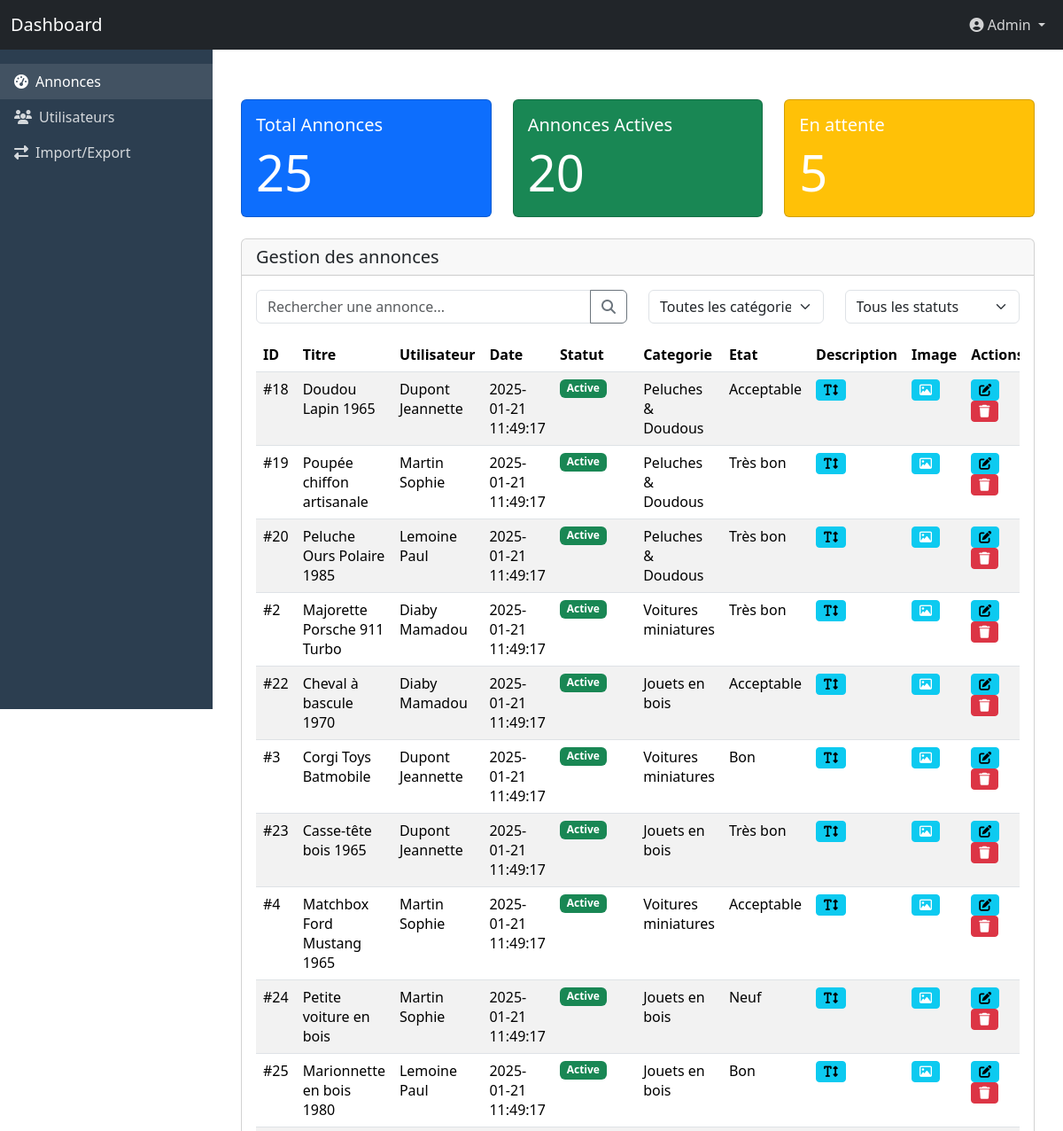
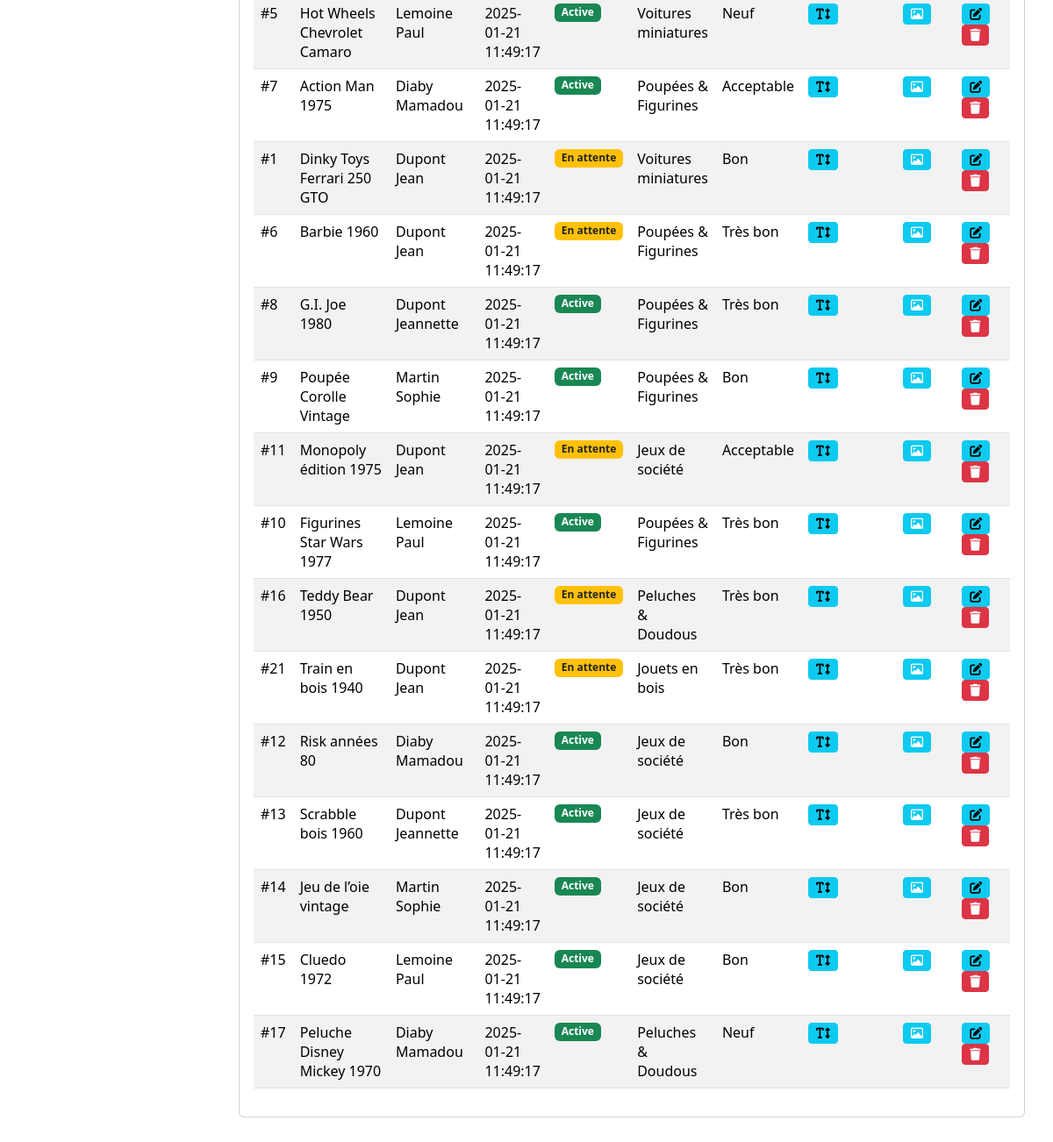
Screenshot of /admin.php (signed in) with the database file from the repository (2 pictures, top to bottom).
### tables this page shows
CREATE TABLE Annonce (
                         id INT AUTO_INCREMENT PRIMARY KEY,
                         titre VARCHAR(125) NOT NULL,
                         description VARCHAR(8000) NOT NULL,
                         categorie_id INT NULL,
                         etat_id INT NULL,
                         statut_id INT NULL DEFAULT 3,
                         date_creation TIMESTAMP DEFAULT CURRENT_TIMESTAMP NOT NULL,
                         date_modification TIMESTAMP NULL DEFAULT NULL,
                         prix DECIMAL(10,2) NOT NULL,
                         image VARCHAR(500) NOT NULL,
                         vendu BOOLEAN NOT NULL DEFAULT 0,
                         utilisateur_id INT NOT NULL,
                         FOREIGN KEY (utilisateur_id) REFERENCES Utilisateur(id) ON DELETE CASCADE,
                         FOREIGN KEY (categorie_id) REFERENCES Categorie(id) ON DELETE SET NULL,
                         FOREIGN KEY (etat_id) REFERENCES Etat(id) ON DELETE SET NULL,
                         FOREIGN KEY (statut_id) REFERENCES Statut(id) ON DELETE SET NULL
);

CREATE TABLE Utilisateur (
                             id INT AUTO_INCREMENT PRIMARY KEY,
                             nom VARCHAR(100) NOT NULL,
                             prenom VARCHAR(100) NOT NULL,
                             adresse VARCHAR(255) NOT NULL,
                             code_postal VARCHAR(10)NOT NULL,
                             ville VARCHAR(100) NOT NULL ,
                             email VARCHAR(255) UNIQUE NOT NULL,
                            statut BOOLEAN NOT NULL DEFAULT 1,
                             role enum('utilisateur','admin') DEFAULT 'utilisateur',
                             mot_de_passe VARCHAR(255) NOT NULL,
                            date_connexion TIMESTAMP DEFAULT  NULL,
                             date_inscription TIMESTAMP DEFAULT CURRENT_TIMESTAMP NOT NULL,
                             site_1 BOOLEAN DEFAULT FALSE,
                             site_2 BOOLEAN DEFAULT FALSE
);

CREATE TABLE Categorie (
                           id INT AUTO_INCREMENT PRIMARY KEY,
                           nom VARCHAR(255) NOT NULL,
                           description TEXT NULL
);

CREATE TABLE Etat (
                      id INT AUTO_INCREMENT PRIMARY KEY,
                      nom VARCHAR(255) NOT NULL
);

### app/models/m_announcement.php (called while the page is built, shortened)
<?php
class Announcement {
    public static function getAll() {
        try{
            $db = Database::getInstance()->getConnection();
            $query = "SELECT A.*, C.nom AS categorie_nom, E.nom AS etat_nom, S.nom AS status_nom, U.nom AS nom, U.prenom AS prenom
                FROM Annonce A,Utilisateur U,Categorie C,Etat E,Statut S
                WHERE 1 AND A.categorie_id = C.id AND A.etat_id = E.id AND A.statut_id = S.id AND A.utilisateur_id = U.id
                ORDER BY date_creation DESC;";
            $stmt = $db->query($query);
            return  $stmt->fetchAll();
        }catch (PDOException $exception) {
            writeLog('error',__FILE__,"Récuperation de toutes les annonces publiées a echoue");
            return null;
        }
    }
}

### app/core/functions.php (called while the page is built, shortened)
<?php
function writeLog($level, $file_name, $message)
{
    $logsFile = LOGS . 'logs_' . date('Y-m-d') . '.log';
    $logMessage = sprintf('%s [%s] %s %s', date('Y-m-d H:i:s'), strtoupper($level), $message, $file_name . PHP_EOL);
}

### app/views/v_dashboardAdmin.php (the view, shortened to what this page needs)
<!DOCTYPE html>
<html lang="fr">
<head>
    <link href="https://cdnjs.cloudflare.com/ajax/libs/bootstrap/5.3.2/css/bootstrap.min.css" rel="stylesheet">
    <link href="https://cdnjs.cloudflare.com/ajax/libs/font-awesome/6.4.2/css/all.min.css" rel="stylesheet">
</head>
<body>
<nav class="navbar navbar-expand-lg navbar-dark bg-dark fixed-top">
    <div class="container-fluid">
        <a class="navbar-brand" href="admin.php">Dashboard</a>
        <div class="collapse navbar-collapse" id="navbarNav">
            <ul class="navbar-nav ms-auto">
                <li class="nav-item dropdown">
                    <a class="nav-link dropdown-toggle" href="#" data-bs-toggle="dropdown">
                        <i class="fas fa-user-circle"></i> Admin
                    </a>
                </li>
            </ul>
        </div>
    </div>
</nav>
<div class="sidebar">
    <ul class="nav flex-column">
        <li class="nav-item">
            <a class="nav-link active" href="#" data-bs-toggle="tab" data-bs-target="#announcements">
                <i class="fas fa-tachometer-alt me-2"></i>Annonces
            </a>
        </li>
        <li class="nav-item">
            <a class="nav-link" href="#" data-bs-toggle="tab" data-bs-target="#users">
                <i class="fas fa-users me-2"></i>Utilisateurs
            </a>
        </li>
        <li class="nav-item">
            <a class="nav-link" href="#" data-bs-toggle="tab" data-bs-target="#import-export">
                <i class="fas fa-exchange-alt me-2"></i>Import/Export
            </a>
        </li>
    </ul>
</div>
<div class="main-content">
    <div class="tab-content">
        <div class="tab-pane fade active show" id="announcements">
            <div class="row mb-4">
                <div class="col-md-4">
                    <div class="card text-white bg-primary">
                        <div class="card-body">
                            <h5 class="card-title">Total Annonces</h5>
                            <p class="card-text display-4"><?= $error ?  'N/A' : count($announcements)?></p>
                        </div>
                    </div>
                </div>
                <div class="col-md-4">
                    <div class="card text-white bg-success">
                        <div class="card-body">
                            <h5 class="card-title">Annonces Actives</h5>
                            <p class="card-text display-4"><?= $error ?  'N/A' : $activeAnnouncements?></p>
                        </div>
                    </div>
                </div>
                <div class="col-md-4">
                    <div class="card text-white bg-warning">
                        <div class="card-body">
                            <h5 class="card-title">En attente</h5>
                            <p class="card-text display-4"><?= $error ?  'N/A' : $moderateAnnouncements ?></p>
                        </div>
                    </div>
                </div>
            </div>
            <div class="card mb-4">
                <div class="card-header d-flex justify-content-start align-items-center">
                    <h5 class="mb-0">Gestion des annonces</h5>
                </div>
                <div class="card-body">
                    <div class="row mb-3">
                        <div class="col-md-6">
                            <div class="input-group">
                                <input type="text" class="form-control" placeholder="Rechercher une annonce...">
                                <button class="btn btn-outline-secondary" onclick="alert('fonction extras')">
                                    <i class="fas fa-search"></i>
                                </button>
                            </div>
                        </div>
                        <div class="col-md-3">
                            <select class="form-select">
                                <option selected >Toutes les catégories</option>
                            </select>
                        </div>
                        <div class="col-md-3">
                            <select class="form-select">
                                <option selected >Tous les statuts</option>
                            </select>
                        </div>
                    </div>
                    <div class="table-responsive">
                        <table class="table table-striped table-hover">
                            <thead>
                            <tr>
                                <th>ID</th>
                                <th>Titre</th>
                                <th>Utilisateur</th>
                                <th>Date</th>
                                <th>Statut</th>
                                <th>Categorie</th>
                                <th>Etat</th>
                                <th>Description</th>
                                <th>Image</th>
                                <th>Actions</th>
                            </tr>
                            </thead>
                            <tbody>
                            <?php if ($error == false): ?>
                                <?php foreach ($announcements as $row): ?>
                                    <tr>
                                        <td>#<?=$row['id']?></td>
                                        <td><?=$row['titre']?></td>
                                        <td><?=$row['nom'].' '.$row['prenom']?></td>
                                        <td><?=$row['date_creation']?></td>
                                        <td>
                                            <?php switch($row['statut_id']) {
                                                case 1 :
                                                    echo "<span class='badge bg-success'>Active</span>";
                                                    break;
                                                case 3 :
                                                    echo "<span class='badge bg-warning text-dark'>En attente</span>";
                                                    break;
                                            };?>
                                        </td>
                                        <td><?=$row['categorie_nom']?></td>
                                        <td><?=$row['etat_nom']?></td>
                                        <td>
                                           <button class="btn btn-sm btn-info me-1" onclick='alert("<?=htmlspecialchars($row['description'],ENT_QUOTES)?>");'><i class="fa-solid fa-text-height"></i></button>
                                        </td>
                                        <td>
                                            <button class="btn btn-sm btn-info me-1" onclick="alert(' extras')"><i class="fa-regular fa-image" style="color: #ffffff;"></i></button>
                                        </td>
                                        <td>
                                            <button class="btn btn-sm btn-info me-1" onclick="alert('fonction extras')"><i class="fas fa-edit"></i></button>
                                            <button class="btn btn-sm btn-danger" onclick="alert('fonction extras')"><i class="fas fa-trash"></i></button>
                                        </td>
                                    </tr>
                                <?php endforeach; ?>
                            <?php endif;?>
                            </tbody>
                        </table>
                    </div>
                </div>
            </div>
        </div>
    </div>
</div>
</body>
</html>

### app/views/v_dashboardAdmin.php (style rules this page uses)
.main-content { margin-left: 240px; padding: 2rem; margin-top: 56px; }
.sidebar { position: fixed; top: 56px; left: 0; width: 240px; height: calc(100vh - 56px); background: #2c3e50; padding-top: 1rem; }
.nav-link { color: rgba(255,255,255,.8); }
.nav-link:hover, .nav-link.active { color: white; background: rgba(255,255,255,.1); }

### rows the page displays
annonce: id "18", titre "Doudou Lapin 1965", utilisateur.nom "Dupont", utilisateur.prenom "Jeannette", date_creation "2025-01-21 11:49:17", shows "Active", categorie.nom "Peluches & Doudous", etat.nom "Acceptable"
annonce: id "19", titre "Poupée chiffon artisanale", utilisateur.nom "Martin", utilisateur.prenom "Sophie", date_creation "2025-01-21 11:49:17", shows "Active", categorie.nom "Peluches & Doudous", etat.nom "Très bon"
annonce: id "20", titre "Peluche Ours Polaire 1985", utilisateur.nom "Lemoine", utilisateur.prenom "Paul", date_creation "2025-01-21 11:49:17", shows "Active", categorie.nom "Peluches & Doudous", etat.nom "Très bon"
annonce: id "2", titre "Majorette Porsche 911 Turbo", utilisateur.nom "Diaby", utilisateur.prenom "Mamadou", date_creation "2025-01-21 11:49:17", shows "Active", categorie.nom "Voitures miniatures", etat.nom "Très bon"
annonce: id "22", titre "Cheval à bascule 1970", utilisateur.nom "Diaby", utilisateur.prenom "Mamadou", date_creation "2025-01-21 11:49:17", shows "Active", categorie.nom "Jouets en bois", etat.nom "Acceptable"
annonce: id "3", titre "Corgi Toys Batmobile", utilisateur.nom "Dupont", utilisateur.prenom "Jeannette", date_creation "2025-01-21 11:49:17", shows "Active", categorie.nom "Voitures miniatures", etat.nom "Bon"
annonce: id "23", titre "Casse-tête bois 1965", utilisateur.nom "Dupont", utilisateur.prenom "Jeannette", date_creation "2025-01-21 11:49:17", shows "Active", categorie.nom "Jouets en bois", etat.nom "Très bon"
annonce: id "4", titre "Matchbox Ford Mustang 1965", utilisateur.nom "Martin", utilisateur.prenom "Sophie", date_creation "2025-01-21 11:49:17", shows "Active", categorie.nom "Voitures miniatures", etat.nom "Acceptable"
annonce: id "24", titre "Petite voiture en bois", utilisateur.nom "Martin", utilisateur.prenom "Sophie", date_creation "2025-01-21 11:49:17", shows "Active", categorie.nom "Jouets en bois", etat.nom "Neuf"
annonce: id "25", titre "Marionnette en bois 1980", utilisateur.nom "Lemoine", utilisateur.prenom "Paul", date_creation "2025-01-21 11:49:17", shows "Active", categorie.nom "Jouets en bois", etat.nom "Bon"
annonce: id "5", titre "Hot Wheels Chevrolet Camaro", utilisateur.nom "Lemoine", utilisateur.prenom "Paul", date_creation "2025-01-21 11:49:17", shows "Active", categorie.nom "Voitures miniatures", etat.nom "Neuf"
annonce: id "7", titre "Action Man 1975", utilisateur.nom "Diaby", utilisateur.prenom "Mamadou", date_creation "2025-01-21 11:49:17", shows "Active", categorie.nom "Poupées & Figurines", etat.nom "Acceptable"
annonce: id "1", titre "Dinky Toys Ferrari 250 GTO", utilisateur.nom "Dupont", utilisateur.prenom "Jean", date_creation "2025-01-21 11:49:17", shows "En attente", categorie.nom "Voitures miniatures", etat.nom "Bon"
annonce: id "6", titre "Barbie 1960", utilisateur.nom "Dupont", utilisateur.prenom "Jean", date_creation "2025-01-21 11:49:17", shows "En attente", categorie.nom "Poupées & Figurines", etat.nom "Très bon"
annonce: id "8", titre "G.I. Joe 1980", utilisateur.nom "Dupont", utilisateur.prenom "Jeannette", date_creation "2025-01-21 11:49:17", shows "Active", categorie.nom "Poupées & Figurines", etat.nom "Très bon"
annonce: id "9", titre "Poupée Corolle Vintage", utilisateur.nom "Martin", utilisateur.prenom "Sophie", date_creation "2025-01-21 11:49:17", shows "Active", categorie.nom "Poupées & Figurines", etat.nom "Bon"
annonce: id "11", titre "Monopoly édition 1975", utilisateur.nom "Dupont", utilisateur.prenom "Jean", date_creation "2025-01-21 11:49:17", shows "En attente", categorie.nom "Jeux de société", etat.nom "Acceptable"
annonce: id "10", titre "Figurines Star Wars 1977", utilisateur.nom "Lemoine", utilisateur.prenom "Paul", date_creation "2025-01-21 11:49:17", shows "Active", categorie.nom "Poupées & Figurines", etat.nom "Très bon"
annonce: id "16", titre "Teddy Bear 1950", utilisateur.nom "Dupont", utilisateur.prenom "Jean", date_creation "2025-01-21 11:49:17", shows "En attente", categorie.nom "Peluches & Doudous", etat.nom "Très bon"
annonce: id "21", titre "Train en bois 1940", utilisateur.nom "Dupont", utilisateur.prenom "Jean", date_creation "2025-01-21 11:49:17", shows "En attente", categorie.nom "Jouets en bois", etat.nom "Très bon"
annonce: id "12", titre "Risk années 80", utilisateur.nom "Diaby", utilisateur.prenom "Mamadou", date_creation "2025-01-21 11:49:17", shows "Active", categorie.nom "Jeux de société", etat.nom "Bon"
annonce: id "13", titre "Scrabble bois 1960", utilisateur.nom "Dupont", utilisateur.prenom "Jeannette", date_creation "2025-01-21 11:49:17", shows "Active", categorie.nom "Jeux de société", etat.nom "Très bon"
annonce: id "14", titre "Jeu de l’oie vintage", utilisateur.nom "Martin", utilisateur.prenom "Sophie", date_creation "2025-01-21 11:49:17", shows "Active", categorie.nom "Jeux de société", etat.nom "Bon"
annonce: id "15", titre "Cluedo 1972", utilisateur.nom "Lemoine", utilisateur.prenom "Paul", date_creation "2025-01-21 11:49:17", shows "Active", categorie.nom "Jeux de société", etat.nom "Bon"
annonce: id "17", titre "Peluche Disney Mickey 1970", utilisateur.nom "Diaby", utilisateur.prenom "Mamadou", date_creation "2025-01-21 11:49:17", shows "Active", categorie.nom "Peluches & Doudous", etat.nom "Neuf"

### other values shown
count($announcements) "25"
$activeAnnouncements "20"
$moderateAnnouncements "5"
